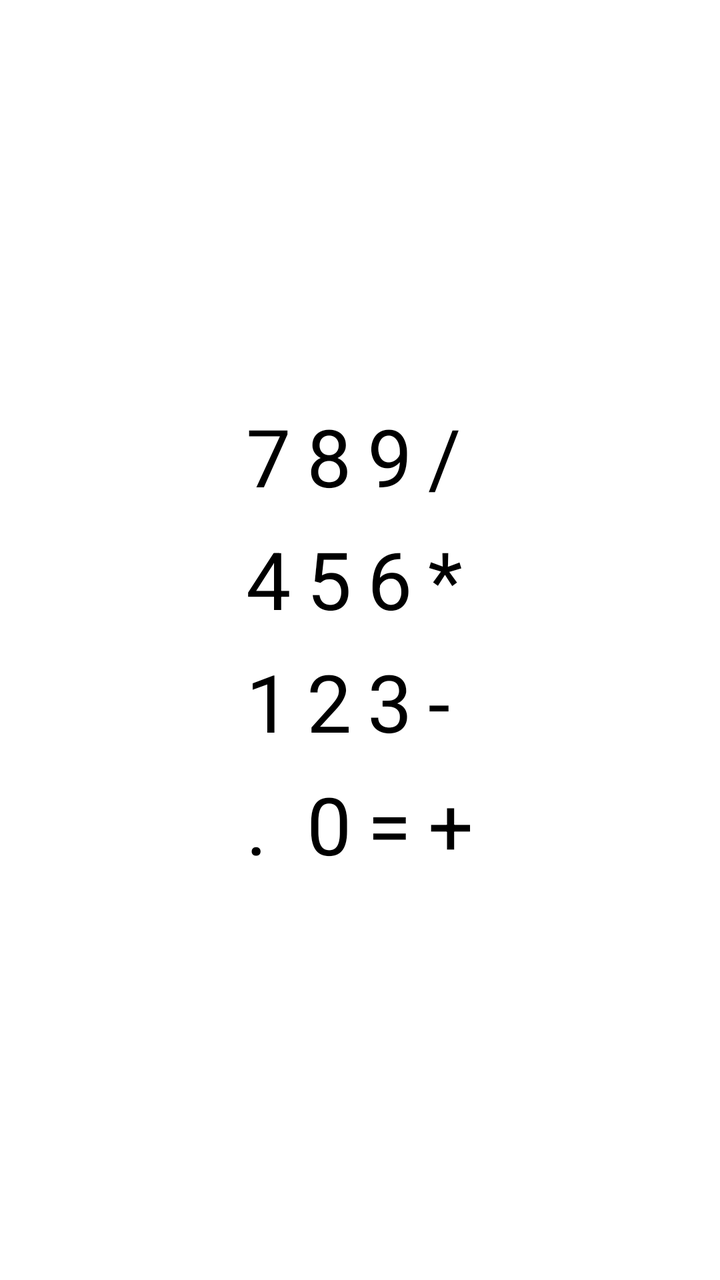
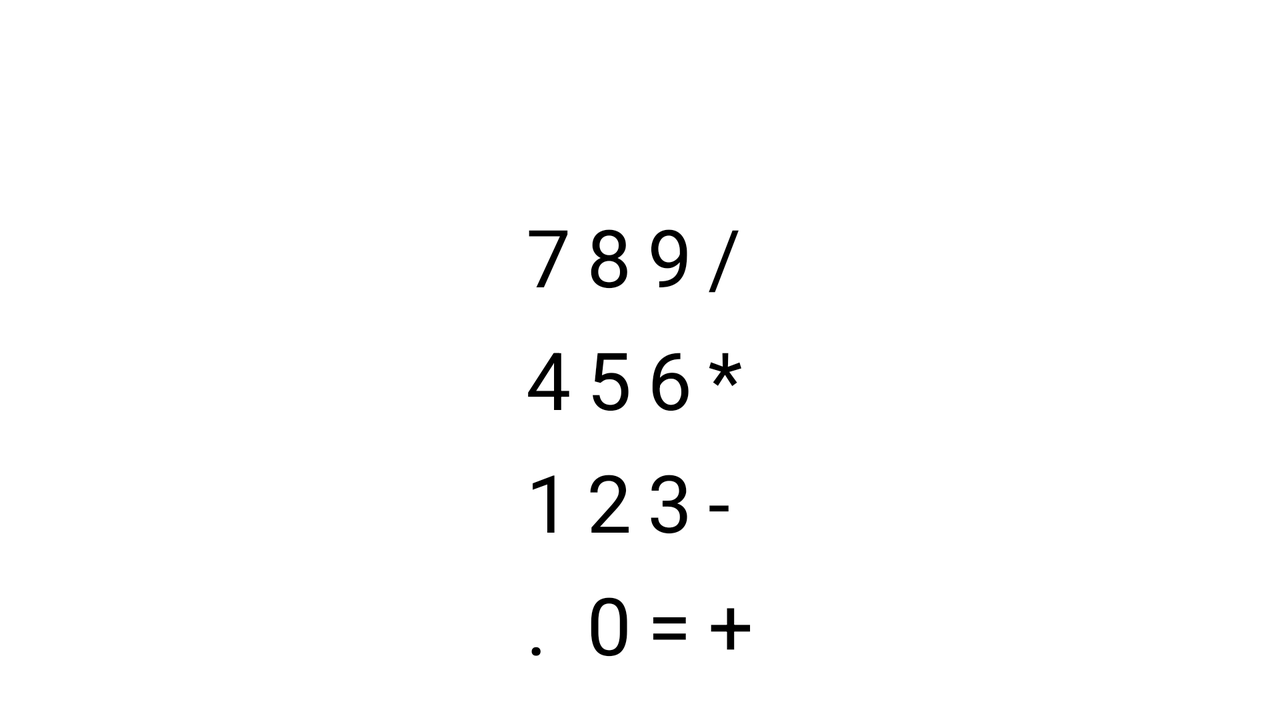

First picture: res/layout/ on a phone held upright. Second picture: the repository's own variant of that layout, on a device whose configuration matches the variant's folder. Source for both follows.
<!-- AndroidManifest.xml: application theme Theme.Calculator -->
<!-- res/layout/activity_main.xml -->
<?xml version="1.0" encoding="utf-8"?>
<FrameLayout xmlns:android="http://schemas.android.com/apk/res/android"
    xmlns:app="http://schemas.android.com/apk/res-auto"
    xmlns:tools="http://schemas.android.com/tools"
    android:layout_width="match_parent"
    android:layout_height="match_parent">

    <ImageView
        android:layout_width="match_parent"
        android:layout_height="match_parent"
        android:scaleType="fitXY"
        android:src="@drawable/blackscreen"
        tools:ignore="ContentDescription" />

    <GridLayout
        android:layout_width="wrap_content"
        android:layout_height="wrap_content"
        android:layout_gravity="center"
        android:columnCount="4"
        android:useDefaultMargins="true">

        <Button
            android:id="@+id/button7"
            android:layout_width="wrap_content"
            android:layout_height="wrap_content"
            android:backgroundTint="@color/dark_grey"
            android:text="@string/button7"
            android:textSize="@dimen/button_text"
            app:cornerRadius="@dimen/button_corner_radius" />

        <Button
            android:id="@+id/button8"
            android:layout_width="wrap_content"
            android:layout_height="wrap_content"
            android:backgroundTint="@color/dark_grey"
            android:text="@string/button8"
            android:textSize="@dimen/button_text"
            app:cornerRadius="@dimen/button_corner_radius" />

        <Button
            android:id="@+id/button9"
            android:layout_width="wrap_content"
            android:layout_height="wrap_content"
            android:backgroundTint="@color/dark_grey"
            android:text="@string/button9"
            android:textSize="@dimen/button_text"
            app:cornerRadius="@dimen/button_corner_radius" />

        <Button
            android:id="@+id/buttonDivide"
            android:layout_width="wrap_content"
            android:layout_height="wrap_content"
            android:backgroundTint="@color/light_grey"
            android:text="@string/buttonDivide"
            android:textSize="@dimen/button_text"
            app:cornerRadius="@dimen/button_corner_radius" />

        <Button
            android:id="@+id/button4"
            android:layout_width="wrap_content"
            android:layout_height="wrap_content"
            android:backgroundTint="@color/dark_grey"
            android:text="@string/button4"
            android:textSize="@dimen/button_text"
            app:cornerRadius="@dimen/button_corner_radius" />

        <Button
            android:id="@+id/button5"
            android:layout_width="wrap_content"
            android:layout_height="wrap_content"
            android:backgroundTint="@color/dark_grey"
            android:text="@string/button5"
            android:textSize="@dimen/button_text"
            app:cornerRadius="@dimen/button_corner_radius" />

        <Button
            android:id="@+id/button6"
            android:layout_width="wrap_content"
            android:layout_height="wrap_content"
            android:backgroundTint="@color/dark_grey"
            android:text="@string/button6"
            android:textSize="@dimen/button_text"
            app:cornerRadius="@dimen/button_corner_radius" />

        <Button
            android:id="@+id/buttonMultiple"
            android:layout_width="wrap_content"
            android:layout_height="wrap_content"
            android:backgroundTint="@color/light_grey"
            android:text="@string/buttonMultiple"
            android:textSize="@dimen/button_text"
            app:cornerRadius="@dimen/button_corner_radius" />

        <Button
            android:id="@+id/button1"
            android:layout_width="wrap_content"
            android:layout_height="wrap_content"
            android:backgroundTint="@color/dark_grey"
            android:text="@string/button1"
            android:textSize="@dimen/button_text"
            app:cornerRadius="@dimen/button_corner_radius" />

        <Button
            android:id="@+id/button2"
            android:layout_width="wrap_content"
            android:layout_height="wrap_content"
            android:backgroundTint="@color/dark_grey"
            android:text="@string/button2"
            android:textSize="@dimen/button_text"
            app:cornerRadius="@dimen/button_corner_radius" />

        <Button
            android:id="@+id/button3"
            android:layout_width="wrap_content"
            android:layout_height="wrap_content"
            android:backgroundTint="@color/dark_grey"
            android:text="@string/button3"
            android:textSize="@dimen/button_text"
            app:cornerRadius="@dimen/button_corner_radius" />

        <Button
            android:id="@+id/buttonMinus"
            android:layout_width="wrap_content"
            android:layout_height="wrap_content"
            android:backgroundTint="@color/light_grey"
            android:text="@string/buttonMinus"
            android:textSize="@dimen/button_text"
            app:cornerRadius="@dimen/button_corner_radius" />

        <Button
            android:id="@+id/buttonDot"
            android:layout_width="wrap_content"
            android:layout_height="wrap_content"
            android:backgroundTint="@color/dark_grey"
            android:text="@string/buttonDot"
            android:textSize="@dimen/button_text"
            app:cornerRadius="@dimen/button_corner_radius" />

        <Button
            android:id="@+id/button0"
            android:layout_width="wrap_content"
            android:layout_height="wrap_content"
            android:backgroundTint="@color/dark_grey"
            android:text="@string/button0"
            android:textSize="@dimen/button_text"
            app:cornerRadius="@dimen/button_corner_radius" />

        <Button
            android:id="@+id/buttonEquals"
            android:layout_width="wrap_content"
            android:layout_height="wrap_content"
            android:backgroundTint="@color/green"
            android:text="@string/buttonEquals"
            android:textSize="@dimen/button_text"
            app:cornerRadius="@dimen/button_corner_radius" />

        <Button
            android:id="@+id/buttonPlus"
            android:layout_width="wrap_content"
            android:layout_height="wrap_content"
            android:backgroundTint="@color/light_grey"
            android:text="@string/buttonPlus"
            android:textSize="@dimen/button_text"
            app:cornerRadius="@dimen/button_corner_radius" />

    </GridLayout>

</FrameLayout>
<!-- resources referenced by this layout -->
<resources>
  <color name="dark_grey">#FF313131</color>
  <color name="green">#FF369637</color>
  <color name="light_grey">#FF535353</color>
  <dimen name="button_corner_radius">8dp</dimen>
  <dimen name="button_text">40sp</dimen>
  <string name="button0">0</string>
  <string name="button1">1</string>
  <string name="button2">2</string>
  <string name="button3">3</string>
  <string name="button4">4</string>
  <string name="button5">5</string>
  <string name="button6">6</string>
  <string name="button7">7</string>
  <string name="button8">8</string>
  <string name="button9">9</string>
  <string name="buttonDivide">/</string>
  <string name="buttonDot">.</string>
  <string name="buttonEquals">=</string>
  <string name="buttonMinus">-</string>
  <string name="buttonMultiple">*</string>
  <string name="buttonPlus">+</string>
</resources>
<!-- res/layout-land/activity_main.xml (the repository's variant of the layout above) -->
<!-- drawn on the phone turned sideways -->
<?xml version="1.0" encoding="utf-8"?>
<FrameLayout xmlns:android="http://schemas.android.com/apk/res/android"
    xmlns:app="http://schemas.android.com/apk/res-auto"
    xmlns:tools="http://schemas.android.com/tools"
    android:layout_width="match_parent"
    android:layout_height="match_parent">

    <ImageView
        android:layout_width="match_parent"
        android:layout_height="match_parent"
        android:scaleType="fitXY"
        android:src="@drawable/blackscreen"
        tools:ignore="ContentDescription" />

    <GridLayout
        android:layout_width="wrap_content"
        android:layout_height="wrap_content"
        android:layout_gravity="center"
        android:columnCount="4"
        android:layout_marginTop="40dp"
        android:useDefaultMargins="true">

        <Button
            android:id="@+id/button7"
            android:layout_width="wrap_content"
            android:layout_height="wrap_content"
            android:backgroundTint="@color/dark_grey"
            android:text="@string/button7"
            android:textSize="@dimen/button_text"
            app:cornerRadius="@dimen/button_corner_radius" />

        <Button
            android:id="@+id/button8"
            android:layout_width="wrap_content"
            android:layout_height="wrap_content"
            android:backgroundTint="@color/dark_grey"
            android:text="@string/button8"
            android:textSize="@dimen/button_text"
            app:cornerRadius="@dimen/button_corner_radius" />

        <Button
            android:id="@+id/button9"
            android:layout_width="wrap_content"
            android:layout_height="wrap_content"
            android:backgroundTint="@color/dark_grey"
            android:text="@string/button9"
            android:textSize="@dimen/button_text"
            app:cornerRadius="@dimen/button_corner_radius" />

        <Button
            android:id="@+id/buttonDivide"
            android:layout_width="wrap_content"
            android:layout_height="wrap_content"
            android:backgroundTint="@color/light_grey"
            android:text="@string/buttonDivide"
            android:textSize="@dimen/button_text"
            app:cornerRadius="@dimen/button_corner_radius" />

        <Button
            android:id="@+id/button4"
            android:layout_width="wrap_content"
            android:layout_height="wrap_content"
            android:backgroundTint="@color/dark_grey"
            android:text="@string/button4"
            android:textSize="@dimen/button_text"
            app:cornerRadius="@dimen/button_corner_radius" />

        <Button
            android:id="@+id/button5"
            android:layout_width="wrap_content"
            android:layout_height="wrap_content"
            android:backgroundTint="@color/dark_grey"
            android:text="@string/button5"
            android:textSize="@dimen/button_text"
            app:cornerRadius="@dimen/button_corner_radius" />

        <Button
            android:id="@+id/button6"
            android:layout_width="wrap_content"
            android:layout_height="wrap_content"
            android:backgroundTint="@color/dark_grey"
            android:text="@string/button6"
            android:textSize="@dimen/button_text"
            app:cornerRadius="@dimen/button_corner_radius" />

        <Button
            android:id="@+id/buttonMultiple"
            android:layout_width="wrap_content"
            android:layout_height="wrap_content"
            android:backgroundTint="@color/light_grey"
            android:text="@string/buttonMultiple"
            android:textSize="@dimen/button_text"
            app:cornerRadius="@dimen/button_corner_radius" />

        <Button
            android:id="@+id/button1"
            android:layout_width="wrap_content"
            android:layout_height="wrap_content"
            android:backgroundTint="@color/dark_grey"
            android:text="@string/button1"
            android:textSize="@dimen/button_text"
            app:cornerRadius="@dimen/button_corner_radius" />

        <Button
            android:id="@+id/button2"
            android:layout_width="wrap_content"
            android:layout_height="wrap_content"
            android:backgroundTint="@color/dark_grey"
            android:text="@string/button2"
            android:textSize="@dimen/button_text"
            app:cornerRadius="@dimen/button_corner_radius" />

        <Button
            android:id="@+id/button3"
            android:layout_width="wrap_content"
            android:layout_height="wrap_content"
            android:backgroundTint="@color/dark_grey"
            android:text="@string/button3"
            android:textSize="@dimen/button_text"
            app:cornerRadius="@dimen/button_corner_radius" />

        <Button
            android:id="@+id/buttonMinus"
            android:layout_width="wrap_content"
            android:layout_height="wrap_content"
            android:backgroundTint="@color/light_grey"
            android:text="@string/buttonMinus"
            android:textSize="@dimen/button_text"
            app:cornerRadius="@dimen/button_corner_radius" />

        <Button
            android:id="@+id/buttonDot"
            android:layout_width="wrap_content"
            android:layout_height="wrap_content"
            android:backgroundTint="@color/dark_grey"
            android:text="@string/buttonDot"
            android:textSize="@dimen/button_text"
            app:cornerRadius="@dimen/button_corner_radius" />

        <Button
            android:id="@+id/button0"
            android:layout_width="wrap_content"
            android:layout_height="wrap_content"
            android:backgroundTint="@color/dark_grey"
            android:text="@string/button0"
            android:textSize="@dimen/button_text"
            app:cornerRadius="@dimen/button_corner_radius" />

        <Button
            android:id="@+id/buttonEquals"
            android:layout_width="wrap_content"
            android:layout_height="wrap_content"
            android:backgroundTint="@color/green"
            android:text="@string/buttonEquals"
            android:textSize="@dimen/button_text"
            app:cornerRadius="@dimen/button_corner_radius" />

        <Button
            android:id="@+id/buttonPlus"
            android:layout_width="wrap_content"
            android:layout_height="wrap_content"
            android:backgroundTint="@color/light_grey"
            android:text="@string/buttonPlus"
            android:textSize="@dimen/button_text"
            app:cornerRadius="@dimen/button_corner_radius" />

    </GridLayout>

    <TextView
        android:id="@+id/calcWindow"
        android:layout_width="wrap_content"
        android:layout_height="wrap_content"
        android:layout_marginTop="20dp"
        android:textColor="@color/white"
        android:layout_gravity="center_horizontal"
        android:textSize="@dimen/button_text"/>

</FrameLayout>
<!-- resources referenced by the variant -->
<!-- as the phone turned sideways resolves them -->
<resources>
  <color name="dark_grey">#FF313131</color>
  <color name="green">#FF369637</color>
  <color name="light_grey">#FF535353</color>
  <color name="white">#FFFFFFFF</color>
  <dimen name="button_corner_radius">8dp</dimen>
  <dimen name="button_text">40sp</dimen>
  <string name="button0">0</string>
  <string name="button1">1</string>
  <string name="button2">2</string>
  <string name="button3">3</string>
  <string name="button4">4</string>
  <string name="button5">5</string>
  <string name="button6">6</string>
  <string name="button7">7</string>
  <string name="button8">8</string>
  <string name="button9">9</string>
  <string name="buttonDivide">/</string>
  <string name="buttonDot">.</string>
  <string name="buttonEquals">=</string>
  <string name="buttonMinus">-</string>
  <string name="buttonMultiple">*</string>
  <string name="buttonPlus">+</string>
</resources>
